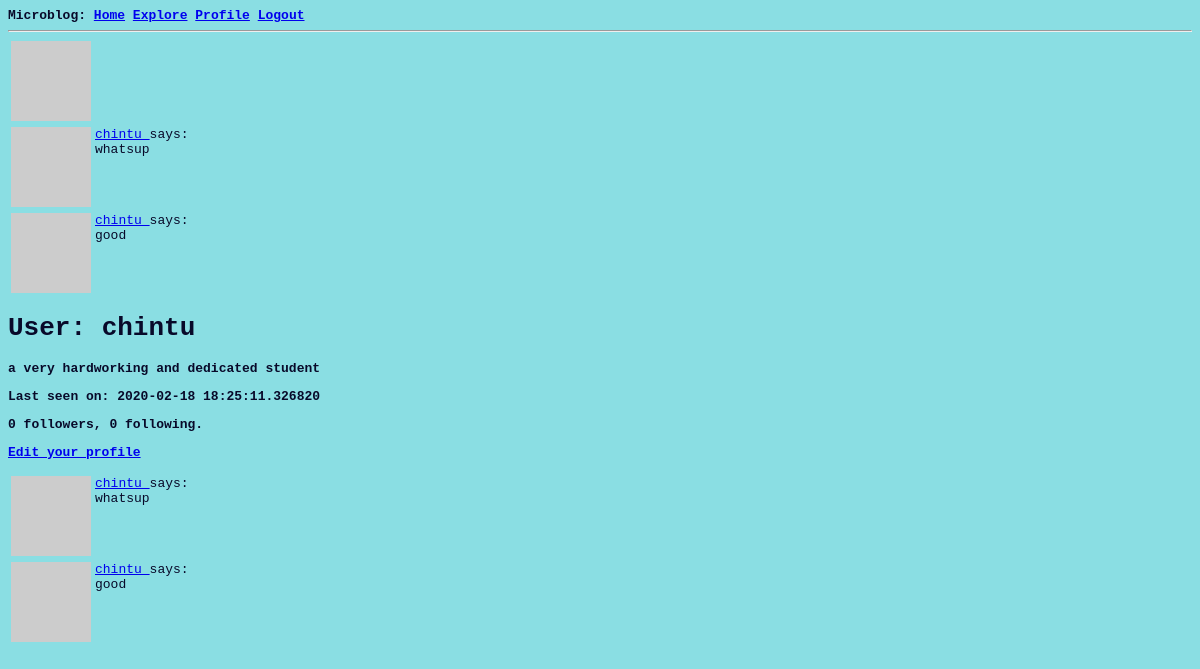
/user/chintu (signed in), run on an earlier commit of the app's database.
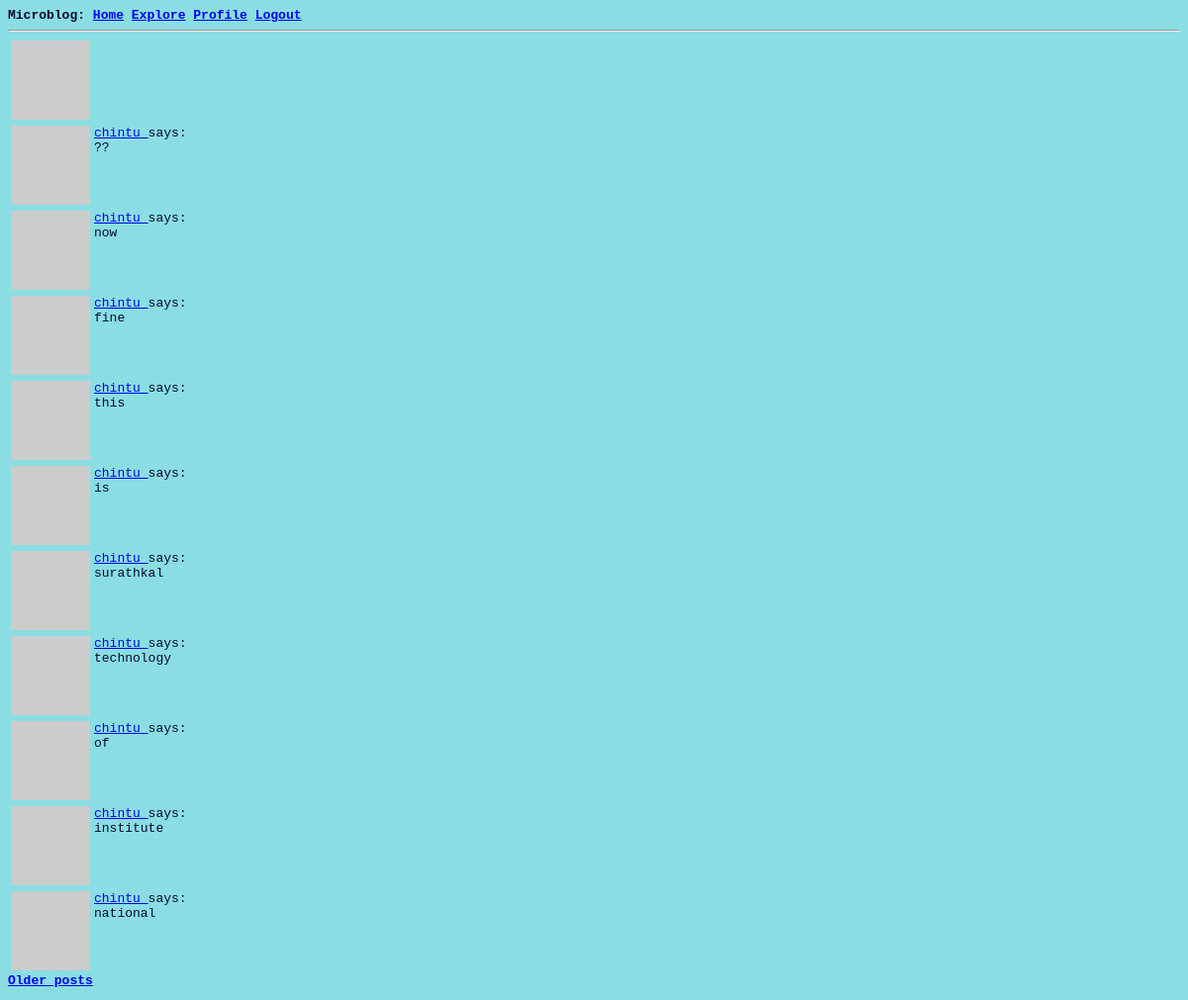
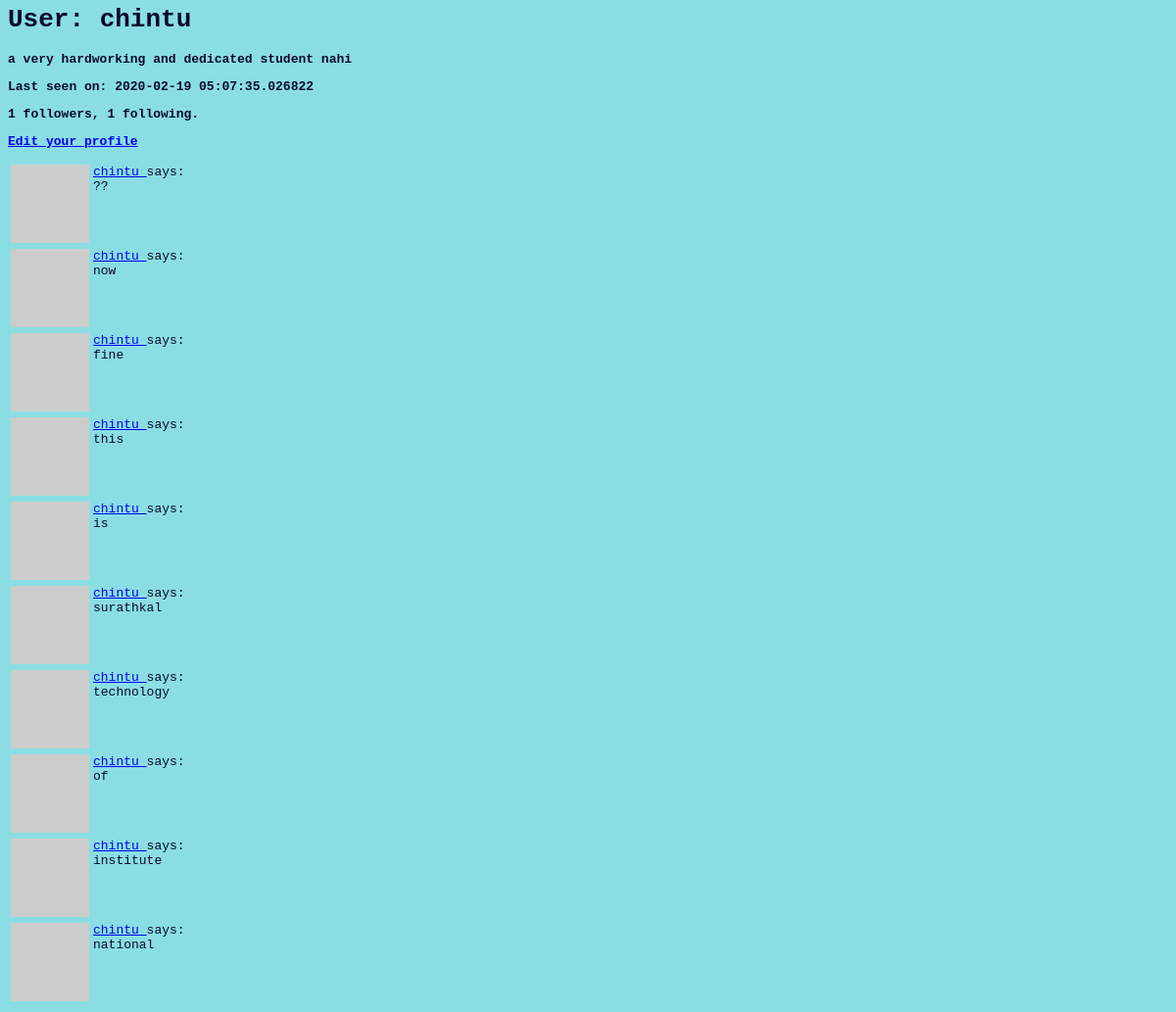
And on a later commit of the database (2 pictures, top to bottom).
### app/models.py (models this page shows, shortened)
class Post(db.Model):
    id = db.Column(db.Integer, primary_key=True)
    body = db.Column(db.String(140))
    timestamp = db.Column(db.DateTime, index=True, default=datetime.utcnow)
    user_id = db.Column(db.Integer, db.ForeignKey('user.id'))

class User(UserMixin, db.Model):
    id = db.Column(db.Integer, primary_key=True)
    username = db.Column(db.String(64), index=True, unique=True)
    email = db.Column(db.String(120), index=True, unique=True)
    password_hash = db.Column(db.String(128))
    about_me = db.Column(db.String(140))
    followed = db.relationship(
        'User', secondary=followers,
        primaryjoin=(followers.c.follower_id == id),
        secondaryjoin=(followers.c.followed_id == id),
        backref=db.backref('followers', lazy='dynamic'), lazy='dynamic')
    last_seen = db.Column(db.DateTime, default=datetime.utcnow)
    posts = db.relationship('Post', backref='author', lazy='dynamic')
    def avatar(self, size):
        digest = md5(self.email.lower().encode('utf-8')).hexdigest()
        return 'https://www.gravatar.com/avatar/{}?d=identicon&s={}'.format(
            digest, size)

### app/routes.py (the view)
@app.route('/user/<username>')
@login_required
def user(username):
    user = User.query.filter_by(username=username).first_or_404()
    page = request.args.get('page', 1, type=int)
    posts = user.posts.order_by(Post.timestamp.desc()).paginate(
        page, app.config['POSTS_PER_PAGE'], False)
    next_url = url_for('user', username=user.username, page=posts.next_num) \
        if posts.has_next else None
    prev_url = url_for('user', username=user.username, page=posts.prev_num) \
        if posts.has_prev else None
    return render_template('user.html', user=user, posts=posts.items,
                           next_url=next_url, prev_url=prev_url)

### app/models.py (called while the page is built)
@login.user_loader
def load_user(id):
    return User.query.get(int(id))

### app/routes.py (called while the page is built)
@app.before_request
def before_request():
    if current_user.is_authenticated:
        current_user.last_seen = datetime.utcnow()
        db.session.commit()

### app/templates/user.html (shortened to what this page needs)
{% extends "base.html" %}
{% block content %}
<table>
    <tr valign="top">
        <td><img src="{{ user.avatar(128) }}"></td>
        {% for post in posts %}
          {% include '_post.html' %}
        {% endfor %}
        {% if next_url %}
        <a href="{{ next_url }}">Older posts</a>
        {% endif %}
    </tr>
</table>
    <h1>User: {{ user.username }}</h1>
    {% if user.about_me %}<p>{{ user.about_me }}</p>{% endif %}
    {% if user.last_seen %}<p>Last seen on: {{ user.last_seen }}</p>{% endif %}
    <p>{{ user.followers.count() }} followers, {{ user.followed.count() }} following.</p>
    {% if user == current_user %}
    <p><a href="{{ url_for('edit_profile') }}">Edit your profile</a></p>
    {% elif not current_user.is_following(user) %}
    <p><a href="{{ url_for('follow', username=user.username) }}">Follow</a></p>
    {% else %}
    <p><a href="{{ url_for('unfollow', username=user.username) }}">Unfollow</a></p>
    {% endif %}
    {% for post in posts %}
        {% include '_post.html' %}
    {% endfor %}
{% endblock %}

### app/templates/base.html (shortened to what this page needs)
<html>
    <head>
        <link rel="stylesheet" href="{{ url_for('static', filename='css/main.css') }}">
    </head>
    <body>
        <div>
          Microblog:
          <a href='/index'>Home</a>
          <a href="{{ url_for('explore') }}">Explore</a>
          {% if current_user.is_anonymous %}
          <a href='/login'>Login</a>
          {% else %}
          <a href="{{ url_for('user', username=current_user.username) }}">Profile</a>
          <a href='/logout'>Logout</a>
          {% endif %}
        </div>
        <hr>
        {% block content %}{% endblock %}
    </body>
</html>

### app/templates/_post.html
<table>
        <tr valign="top">
            <td><img src="{{ post.author.avatar(36) }}"></td>
            <td>
                <a href="{{ url_for('user', username=post.author.username) }}">
                    {{ post.author.username }}
                </a>
                says:<br>{{ post.body }}
            </td>
        </tr>
    </table>

### app/static/css/main.css (style rules this page uses)
body { background: #8ADEE3; align-items: center; font-weight: 700; font-family: monospace; color: #080929; }

What changed in the data, as far as the page shows it:
no longer on this page (row unchanged): Post: author.username "chintu", body "whatsup"
no longer on this page (row unchanged): Post: author.username "chintu", body "good"
added Post: author.username "chintu", body "??"
added Post: author.username "chintu", body "now"
added Post: author.username "chintu", body "fine"
added Post: author.username "chintu", body "this"
added Post: author.username "chintu", body "is"
added Post: author.username "chintu", body "surathkal"
added Post: author.username "chintu", body "technology"
added Post: author.username "chintu", body "of"
added Post: author.username "chintu", body "institute"
added Post: author.username "chintu", body "national"
changed User "chintu": about_me "a very hardworking and dedicated student" → "a very hardworking and dedicated student nahi"; last_seen "2020-02-18 18:25:11.326820" → "2020-02-19 05:07:35.026822"
Also different on the page:
{{ user.followers.count() }}: "0" → "1"
{{ user.followed.count() }}: "0" → "1"
text now shown: "Older posts"
